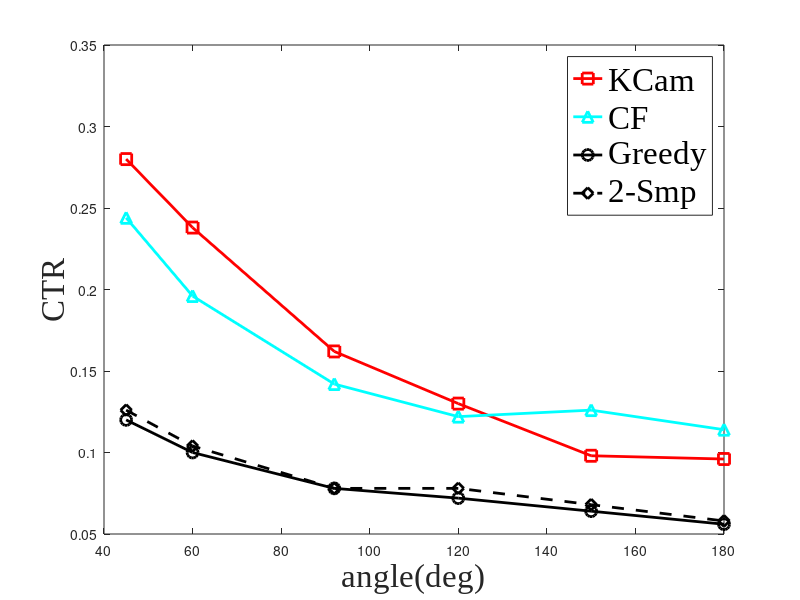
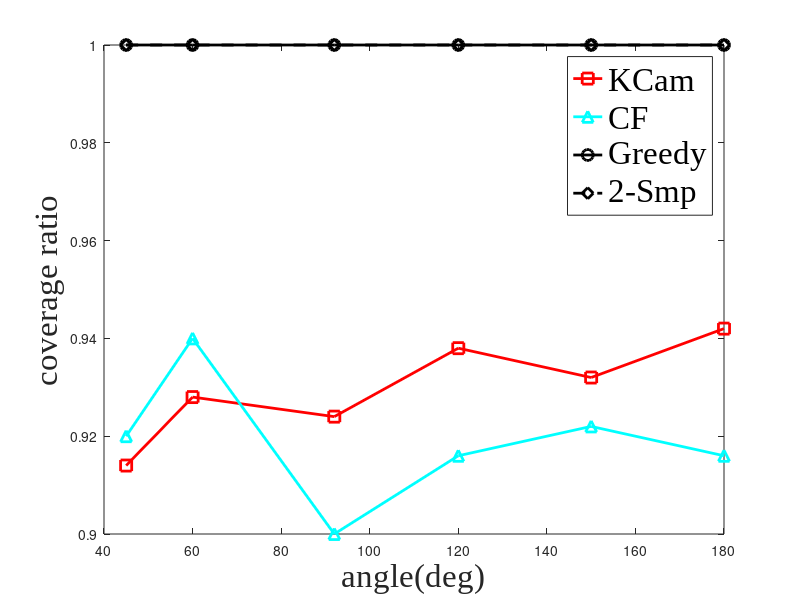
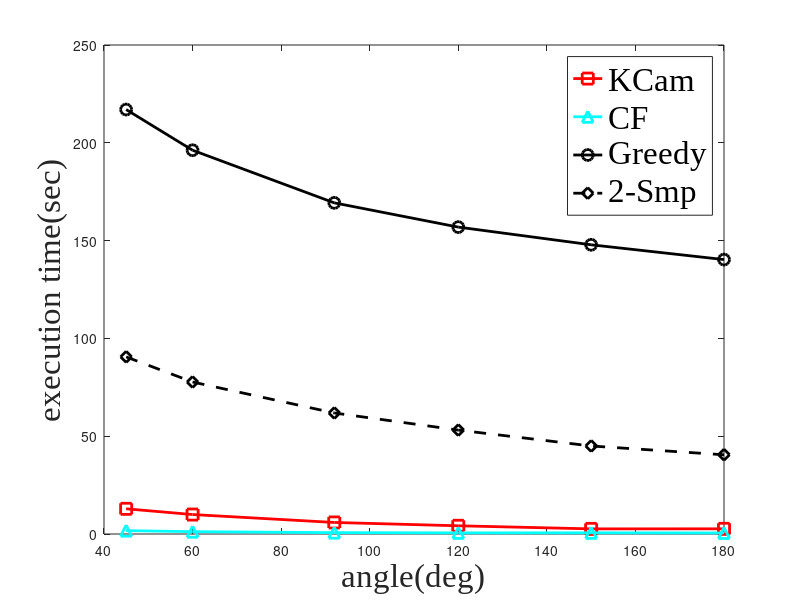

The MATLAB source for these figures, in order:
% varying AOV at dim =50X50, Rmax = 25, TargetCount = 50
close all;
AOV = [ 45, 60, 92, 120, 150, 180];

%algo1
algo1_coverage_ratio = [(50-4.3)/50, (50-3.6)/50, (50 - 3.8)/50, (50-3.1)/50, (50-3.4)/50, (50-2.9)/50];
algo1_CTR = [14/50, 11.9/50, 8.1/50, 6.5/50, 4.9/50, 4.8/50];
algo1_exec_time = [12.88, 9.95, 5.9, 4.2, 2.62, 2.65];

%algo2
algo2_coverage_ratio = [46/50, 47/50, 45/50, 45.8/50, 46.1/50,45.8/50];
algo2_CTR = [12.2/50, 9.8/50, 7.1/50, 6.1/50, 6.3/50, 5.7/50];
algo2_exec_time = [1.72, 1.19, 0.7, 0.57, 0.6, 0.53];

%algo3(greedy)
algo3_coverage_ratio = [1, 1, 1, 1, 1, 1];
algo3_CTR = [6/50, 5/50, 3.9/50, 3.6/50, 3.2/50, 2.8/50];
algo3_exec_time = [217, 196.2, 169.3, 156.9, 147.86, 140.3];

%algo4(dual-sampling)
algo4_coverage_ratio = [1, 1, 1, 1, 1, 1];
algo4_CTR = [6.3/50, 5.2/50, 3.9/50, 3.9/50, 3.4/50, 2.9/50];
algo4_exec_time = [90.55, 77.71, 61.87, 53.12,45, 40.5];

figure;
plot(AOV, algo1_CTR, '-rs', 'LineWidth',2,'MarkerSize',8); hold on;
plot(AOV, algo2_CTR, '-c^', 'LineWidth',2,'MarkerSize',8); hold on;
plot(AOV, algo3_CTR, '-ko', 'LineWidth',2,'MarkerSize',8); hold on;
plot(AOV, algo4_CTR, '--kd', 'LineWidth',2,'MarkerSize',8); 
legend('KCam', 'CF', 'Greedy', '2-Smp','FontName','Times New Roman','FontSize', 24);
xlabel('angle(deg)', 'FontSize', 24, 'FontName','Times New Roman');
ylabel('CTR', 'FontSize', 24,'FontName','Times New Roman');

figure;
plot(AOV, algo1_coverage_ratio, '-rs', 'LineWidth',2,'MarkerSize',8); hold on;
plot(AOV, algo2_coverage_ratio, '-c^', 'LineWidth',2','MarkerSize',8); hold on;
plot(AOV, algo3_coverage_ratio, '-ko', 'LineWidth',2,'MarkerSize',8); hold on;
plot(AOV, algo4_coverage_ratio, '--kd', 'LineWidth',2,'MarkerSize',8); 
legend('KCam', 'CF', 'Greedy', '2-Smp','FontName','Times New Roman','FontSize', 24);
xlabel('angle(deg)', 'FontSize', 24,'FontName','Times New Roman');
ylabel('coverage ratio', 'FontSize', 24,'FontName','Times New Roman');

figure;
plot(AOV, algo1_exec_time, '-rs', 'LineWidth',2,'MarkerSize',8); hold on;
plot(AOV, algo2_exec_time, '-c^', 'LineWidth',2,'MarkerSize',8); hold on;
plot(AOV, algo3_exec_time, '-ko', 'LineWidth',2,'MarkerSize',8); hold on;
plot(AOV, algo4_exec_time, '--kd', 'LineWidth',2,'MarkerSize',8); 
legend('KCam', 'CF', 'Greedy','2-Smp','FontName','Times New Roman','FontSize', 24);
xlabel('angle(deg)', 'FontSize', 24,'FontName','Times New Roman');
ylabel('execution time(sec)', 'FontSize', 24,'FontName','Times New Roman');